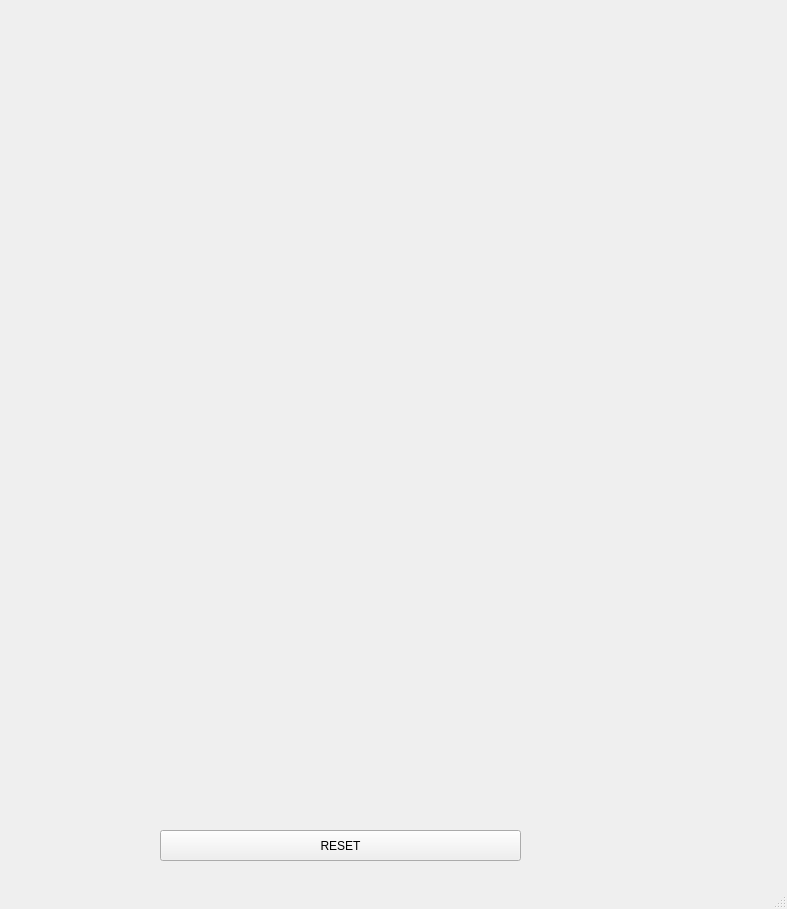
<?xml version="1.0" encoding="UTF-8"?>
<ui version="4.0">
 <class>MainWindow</class>
 <widget class="QMainWindow" name="MainWindow">
  <property name="geometry">
   <rect>
    <x>0</x>
    <y>0</y>
    <width>787</width>
    <height>909</height>
   </rect>
  </property>
  <property name="windowTitle">
   <string>MainWindow</string>
  </property>
  <widget class="QWidget" name="centralwidget">
   <widget class="QPushButton" name="pushButton">
    <property name="geometry">
     <rect>
      <x>160</x>
      <y>830</y>
      <width>361</width>
      <height>31</height>
     </rect>
    </property>
    <property name="text">
     <string>RESET</string>
    </property>
   </widget>
  </widget>
  <widget class="QMenuBar" name="menubar">
   <property name="geometry">
    <rect>
     <x>0</x>
     <y>0</y>
     <width>787</width>
     <height>21</height>
    </rect>
   </property>
  </widget>
  <widget class="QStatusBar" name="statusbar"/>
 </widget>
 <resources/>
 <connections/>
</ui>
